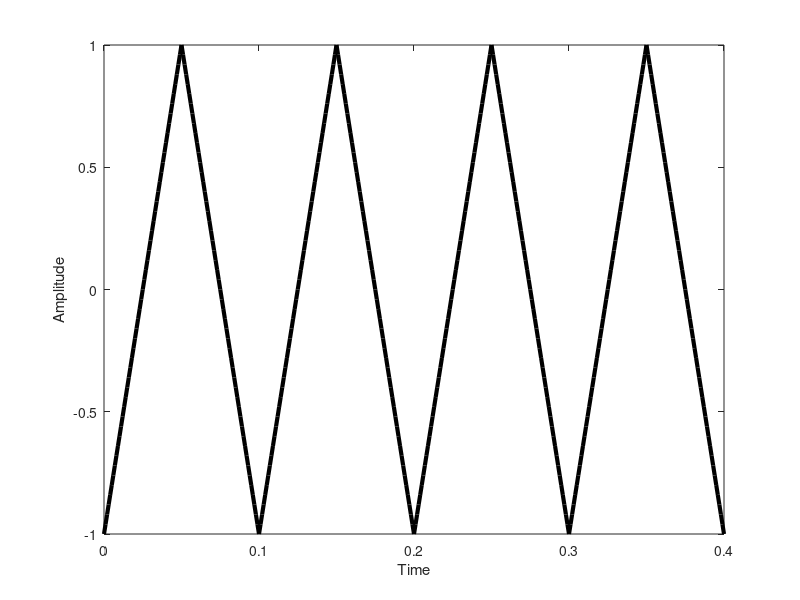

The MATLAB script that drew this image:
t = (-1: .01 : 1)';
impulse = t == 0;
unitStep = t >= 0;
ramp = t .* unitStep;
exponential_inc = exp(1 * t);
exponential_dec = exp(-1 * t);

% Impulse unitStep Ramp
plot(t,[impulse unitStep ramp],"LineWidth",3)
xlabel("Time");
ylabel("Amplitude");
legend("Impulse","Unit step","Ramp")
hold off

% Exponential 
plot(t,exponential_inc,"LineWidth",3)
hold on
plot(t,exponential_dec,"LineWidth",3)
xlabel("Time");
ylabel("Amplitude");
legend("Rise","Fall")
hold off

% Sinc And sa
x = linspace(-5,5); 
sc = sinc(x);
sa = sin(x) ./ x;
plot(x,sc,"k-","LineWidth",3)
hold on
plot(x,sa,"r-","LineWidth",3)
xlabel("Time");
ylabel("Amplitude");
legend("sinc","sa")
hold off
grid on

% Rectangular pulse
fs = 1000;
T = 10*(1/50);
t = -0.1:.01:T-1/fs;
w = 20e-3;
x = rectpuls(t,w);
plot(t,x,"LineWidth",3)
xlabel("Time")
ylabel("Amplitude")
title("Rectangular")
grid on

%Triangle 
t = (0:0.001:0.4);
f = 10;
plot(t,sawtooth(2 * pi * f * t,1/2),"k-","LineWidth",3)
xlabel("Time");
ylabel("Amplitude");